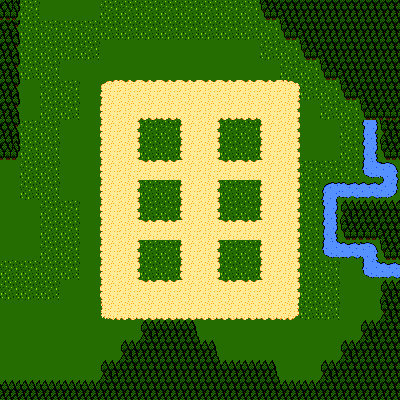

This is a level from a 2D game, rendered from its Tiled map with the project's own tilesets. A one-line summary and the map file follow, with tile-layer data summarised:
An orthogonal 20x20 tile map with 20x20 px tiles, 3 tile layers (interagir, bloquer, marcher).

<map version="1.2" tiledversion="1.2.3" orientation="orthogonal" renderorder="right-down" width="20" height="20" tilewidth="20" tileheight="20" infinite="0" nextlayerid="4" nextobjectid="1">
 <tileset firstgid="1" source="TileSet1.tsx" />
 <layer id="3" name="interagir" width="20" height="20">
  <data>[400 cells, 96 non-empty, 9 distinct tile ids]</data>
 </layer>
 <layer id="1" name="bloquer" width="20" height="20">
  <data>[400 cells, 131 non-empty, 16 distinct tile ids]</data>
 </layer>
 <layer id="2" name="marcher" width="20" height="20">
  <data>[400 cells, 173 non-empty, 2 distinct tile ids]</data>
 </layer>
</map>
